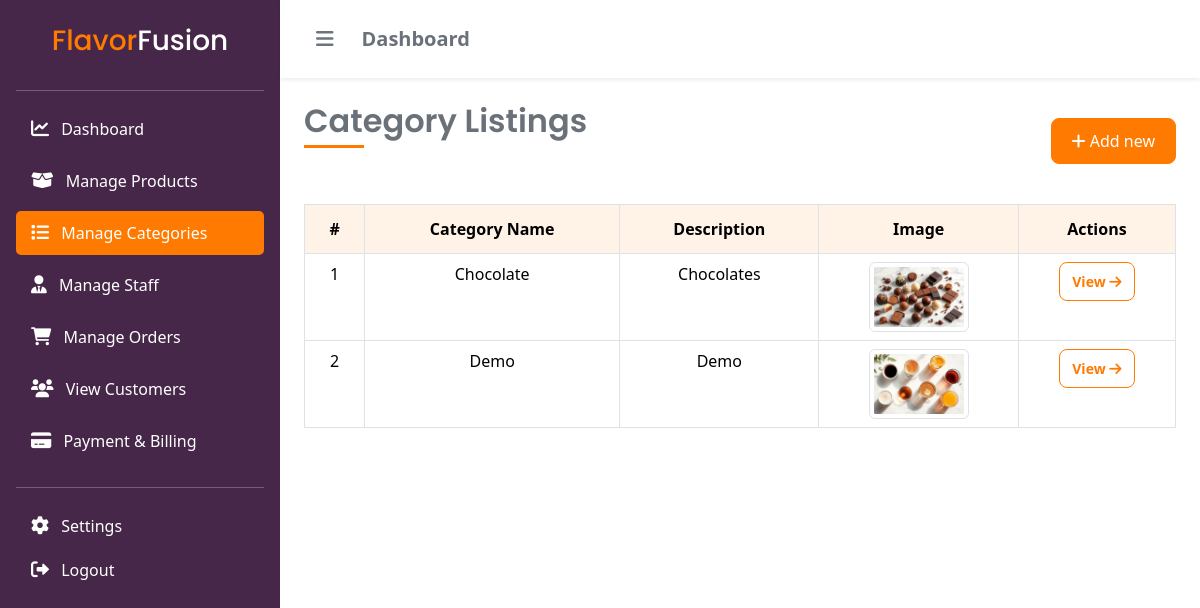
Screenshot of /admin/categories/index.php with the database file from the repository.
### tables this page shows
CREATE TABLE `categories` (
  `id` int(11) NOT NULL,
  `name` varchar(100) NOT NULL,
  `description` text DEFAULT NULL,
  `image` varchar(255) DEFAULT NULL,
  `created_at` timestamp NOT NULL DEFAULT current_timestamp()
);

### database/database.php (called while the page is built)
<?php
require(__DIR__ . '/Connection.php');
$servername = 'localhost';
$port = 3306;
$db_name = 'flavor_fusion_db';
$username = 'root';
$password = '';
$connection = new Connection($servername, $port, $db_name, $username, $password);

### database/Connection.php (called while the page is built, shortened)
<?php
class Connection
{
    private $pdo;
    public function __construct($server_name, $port, $db_name, $username, $password)
    {
        try {
            $this->pdo = new PDO("mysql:host={$server_name};port={$port};dbname={$db_name}", $username, $password);
            $this->pdo->setAttribute(PDO::ATTR_ERRMODE, PDO::ERRMODE_EXCEPTION);
            $this->pdo->setAttribute(PDO::ATTR_DEFAULT_FETCH_MODE, PDO::FETCH_ASSOC);
        } catch (PDOException $e) {
            echo $e->getMessage();
            die();
        }
    }
    public function findAll($table_name)
    {
        $sql = "SELECT * FROM {$table_name}";
        $statement = $this->pdo->prepare($sql);
        $statement->execute();
        $result = $statement->fetchAll();
        return $result;
    }
}

### public/admin/categories/index.php (the view, shortened to what this page needs)
<?php
include DB_ROOT . 'database.php';
$categories = $connection->findAll("categories");
?>
<?php include_once '../../../includes/header.php'; ?>
<div class="d-flex">
    <?php
    include_once '../../../includes/admin-sidebar.php';
    ?>
    <div class="container-fluid px-4 py-4">
        <div class="row mb-4">
            <div class="col-12 d-flex justify-content-between align-items-center">
                <h2 class="section-title">Category Listings</h2>
                <a href="new" id="print-btn" class="btn btn-primary"><i class="fa-solid fa-plus"></i> Add new</a>
            </div>
        </div>
        <div class="row">
            <div class="col-12">
                <div class="table-responsive" id="printable">
                    <table class="table table-bordered table-hover">
                        <thead>
                            <tr class="text-center">
                                <th>#</th>
                                <th>Category Name</th>
                                <th>Description</th>
                                <th>Image</th>
                                <th>Actions</th>
                            </tr>
                        </thead>
                        <tbody>
                            <?php if (count($categories) > 0): ?>
                                <?php foreach ($categories as $category): ?>
                                    <tr class="text-center">
                                        <td><?= $category['id']; ?></td>
                                        <td><?= htmlspecialchars($category['name']); ?></td>
                                        <td><?= htmlspecialchars($category['description']); ?></td>
                                        <td>
                                            <img src="<?= ASSETS_PATH . 'images/' . $category['image']; ?>" alt="Category Image" class="img-thumbnail" width="100">
                                        </td>
                                        <td>
                                            <a href="view?id=<?= $category['id']; ?>" class="fw-semibold btn btn-sm btn-outline-primary">
                                                View <i class="fa-solid fa-arrow-right"></i>
                                            </a>
                                        </td>
                                    </tr>
                                <?php endforeach; ?>
                            <?php else: ?>
                                <tr>
                                    <td colspan="5" class="text-center">No categories found</td>
                                </tr>
                            <?php endif; ?>
                        </tbody>
                    </table>
                </div>
            </div>
        </div>
    </div>
    <?php include_once '../../../includes/admin-footer.php'; ?>

### public/assets/css/style.css (style rules this page uses)
:root { --primary-color-50: #fff2e6; --primary-color-100: #ffd7b3; --primary-color: #ff7a00; --body-color: #6a7179; --gray-100: #dee2e6; --gray-500: #868e96; --secondary-color: #462749; --color-success: #20c997; --color-error: #ff6b6b; }
body { color: var(--body-color); min-height: 100dvh; display: flex; flex-direction: column; }
h1, h2, h3, h4, h5, h6 { font-family: "Poppins", sans-serif; }
.section-title { position: relative; margin-bottom: 2rem; padding-bottom: 0.5rem; font-weight: 600; }
.section-title::after { content: ""; position: absolute; bottom: 0; left: 0; width: 60px; height: 3px; background-color: var(--primary-color); }
.btn { padding: 8px 12px; border-radius: 8px; }
.btn-outline-primary:hover, .btn-primary { background-color: var(--primary-color); border-color: var(--primary-color); border-radius: 8px; padding: 10px 20px; transition: all 0.3s ease; font-weight: 500; }
.btn-outline-primary { background-color: #fff; border-color: var(--primary-color); color: var(--primary-color); }
.table tr th { padding: 12px; background-color: var(--primary-color-50); }

### rows the page displays
categories: id "1", name "Chocolate", description "Chocolates", image (picture)
categories: id "2", name "Demo", description "Demo", image (picture)
